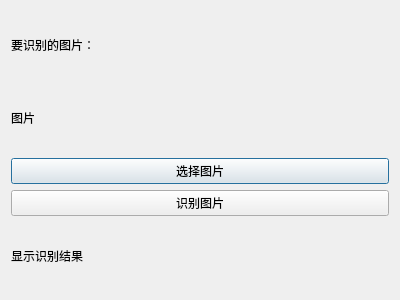
<?xml version="1.0" encoding="UTF-8"?>
<ui version="4.0">
 <class>Dialog</class>
 <widget class="QDialog" name="Dialog">
  <property name="geometry">
   <rect>
    <x>0</x>
    <y>0</y>
    <width>400</width>
    <height>300</height>
   </rect>
  </property>
  <property name="windowTitle">
   <string>Dialog</string>
  </property>
  <layout class="QGridLayout" name="gridLayout">
   <item row="0" column="0">
    <widget class="QLabel" name="label">
     <property name="text">
      <string>要识别的图片：</string>
     </property>
    </widget>
   </item>
   <item row="1" column="0">
    <widget class="QLabel" name="label_image">
     <property name="text">
      <string>图片</string>
     </property>
    </widget>
   </item>
   <item row="2" column="0">
    <widget class="QPushButton" name="btn_choose">
     <property name="text">
      <string>选择图片</string>
     </property>
    </widget>
   </item>
   <item row="3" column="0">
    <widget class="QPushButton" name="btn_identify">
     <property name="text">
      <string>识别图片</string>
     </property>
    </widget>
   </item>
   <item row="4" column="0">
    <widget class="QLabel" name="label_result">
     <property name="text">
      <string>显示识别结果</string>
     </property>
    </widget>
   </item>
  </layout>
 </widget>
 <resources/>
 <connections/>
</ui>
